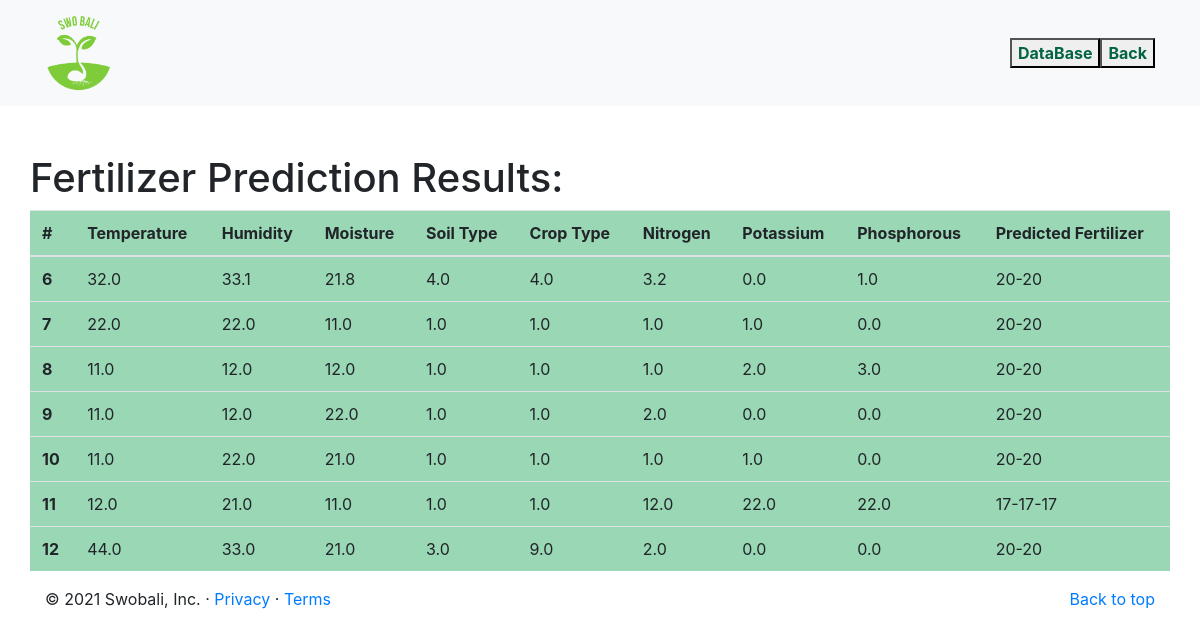
Page /fertilizer/fertilizer/results/ on the earlier database version.
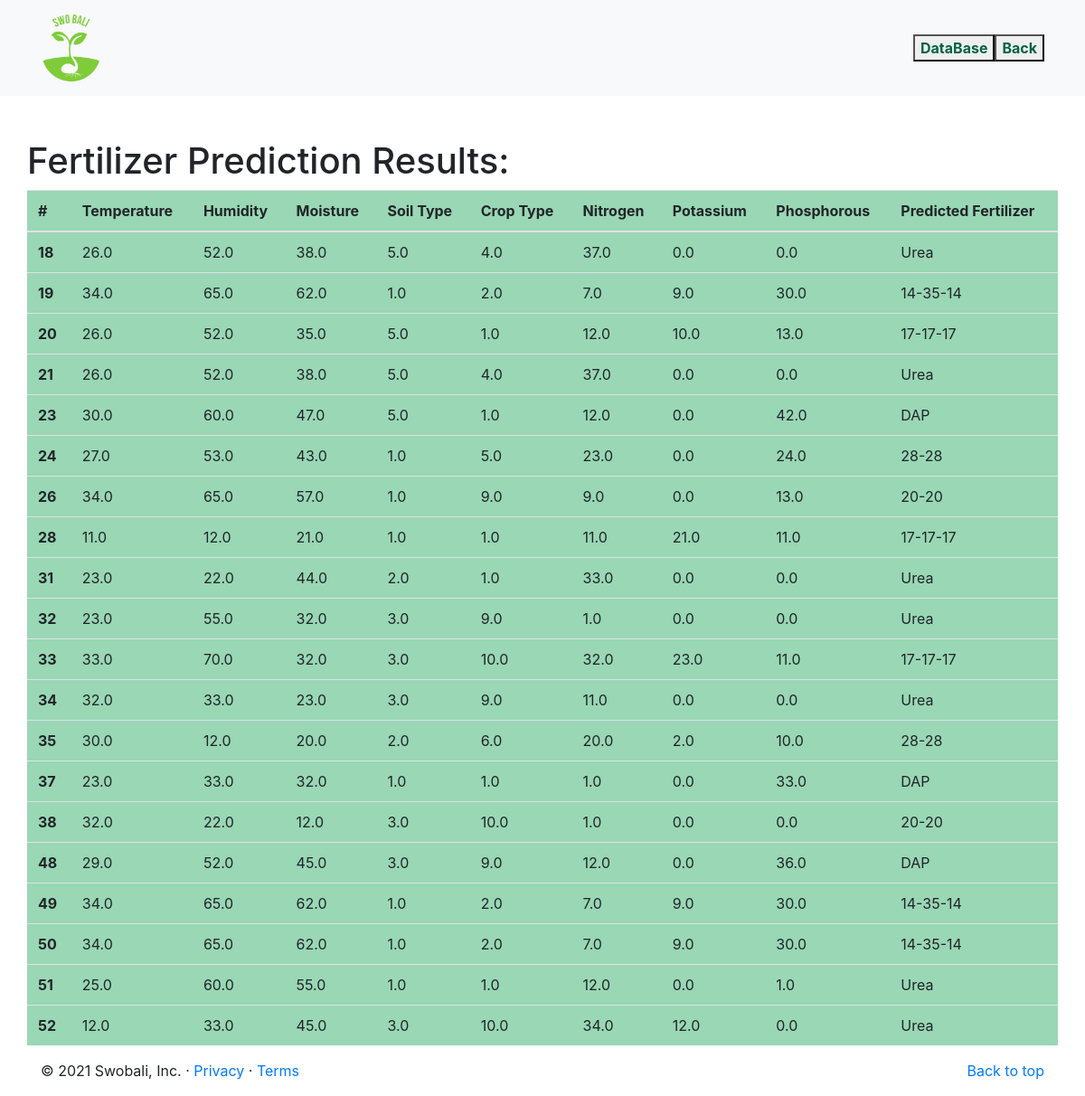
Same page on the later database version.
### fertilizer/models.py (models this page shows, shortened)
class FreResults(models.Model):
    Temperature=models.FloatField(blank=True)
    Humidity =models.FloatField(blank=True)
    Moisture = models.FloatField(blank=True)
    Stype =models.FloatField(blank=True)
    Ctype = models.FloatField(blank=True)
    Nitrogen = models.FloatField(blank=True)
    Potassium = models.FloatField(blank=True)
    Phosphorous= models.FloatField(blank=True)
    classification = models.CharField(max_length =100)

### fertilizer/views.py (the view)
# urls.py: path('fertilizer/results/',view_results,name='results'),
def view_results(request):
    data={"dataset": FreResults.objects.all()}
    return render(request,'fertilizer/result.html',data)

### templates/fertilizer/result.html
{% extends "master/base.html" %}
{% block main %}
    <div class="container pt-5">
        <div class="row">
        <h1> Fertilizer Prediction Results:</h1>
            <table class="table" style="background-color:#99d7b5">
                <thead>
                <tr>
                <th scope="col">#</th>
                      <th scope="col">Temperature</th>
                <th scope="col">Humidity</th>
                <th scope="col">Moisture</th>
                    <th scope="col">Soil Type</th>
                <th scope="col">Crop Type</th>
                <th scope="col">Nitrogen</th>
                <th scope="col">Potassium</th>
                <th scope="col">Phosphorous</th>
                <th scope="col">Predicted Fertilizer</th>
                </tr>
                </thead>
                <tbody>
                {% for data in dataset %}
                    <tr>
                    <th scope="row">{{ data.id }}</th>
                    <td>{{ data.Temperature }}</td>
                    <td>{{ data.Humidity }}</td>
                    <td>{{ data.Moisture }}</td>
                    <td>{{ data.Stype }}</td>
                    <td>{{ data.Ctype }}</td>
                    <td>{{ data.Nitrogen }}</td>
                    <td>{{ data.Potassium }}</td>
                    <td>{{ data.Phosphorous }}</td>
                        <td>{{ data.classification }}</td>
                    </tr>
                {% endfor %}
                </tbody>
            </table>
        </div>
    </div>
{% endblock %}

### templates/master/base.html (shortened to what this page needs)
{% load static %}
<html>
<html lang="en">
    <head>
    <link rel="stylesheet" href="https://stackpath.bootstrapcdn.com/bootstrap/4.4.1/css/bootstrap.min.css">
    </head>
    <body>
    <nav class="navbar navbar-expand-lg navbar-dark bg-light">
        <div class="collapse navbar-collapse" id="navbarSupportedContent">
              <div class="container">
                <div class="navbar-header">
                    <a class="navbar-brand" href="index.html"><img src="{% static 'images/swobalilogo.png' %}" class="logo" alt="" height="80px" width="auto"></a>
                </div>
            <ul class="nav navbar-nav navbar-right">
                <li >
                    <button type="submit">
                    <a href="fertilizer/results" style="color:#026440;" ><b>DataBase</b></a>
                        </button>
                </li>
                <li>
                     <button type="submit">
                    <a href=" {% url 'user-name' %}" style="color:#026440;"><b>Back</b></a>
                     </button>
                </li>
            </ul>
        </div>
        </div>
    </nav>
    {% block main %}
    {% endblock %}
    <footer class="container">
    <p class="float-right" >
        <a href="#">Back to top</a>
        </p>
    <p>© 2021 Swobali, Inc. · <a href="#">Privacy</a> · <a href="#">Terms</a></p>
  </footer>
    </body>
</html>

Differences in the rows shown:
removed FreResults: id "6", Temperature "32.0", Humidity "33.1", Moisture "21.8", Stype "4.0", Ctype "4.0", Nitrogen "3.2", Potassium "0.0", Phosphorous "1.0", classification "20-20"
removed FreResults: id "7", Temperature "22.0", Humidity "22.0", Moisture "11.0", Stype "1.0", Ctype "1.0", Nitrogen "1.0", Potassium "1.0", Phosphorous "0.0", classification "20-20"
removed FreResults: id "8", Temperature "11.0", Humidity "12.0", Moisture "12.0", Stype "1.0", Ctype "1.0", Nitrogen "1.0", Potassium "2.0", Phosphorous "3.0", classification "20-20"
removed FreResults: id "9", Temperature "11.0", Humidity "12.0", Moisture "22.0", Stype "1.0", Ctype "1.0", Nitrogen "2.0", Potassium "0.0", Phosphorous "0.0", classification "20-20"
removed FreResults: id "10", Temperature "11.0", Humidity "22.0", Moisture "21.0", Stype "1.0", Ctype "1.0", Nitrogen "1.0", Potassium "1.0", Phosphorous "0.0", classification "20-20"
removed FreResults: id "11", Temperature "12.0", Humidity "21.0", Moisture "11.0", Stype "1.0", Ctype "1.0", Nitrogen "12.0", Potassium "22.0", Phosphorous "22.0", classification "17-17-17"
removed FreResults: id "12", Temperature "44.0", Humidity "33.0", Moisture "21.0", Stype "3.0", Ctype "9.0", Nitrogen "2.0", Potassium "0.0", Phosphorous "0.0", classification "20-20"
added FreResults: id "18", Temperature "26.0", Humidity "52.0", Moisture "38.0", Stype "5.0", Ctype "4.0", Nitrogen "37.0", Potassium "0.0", Phosphorous "0.0", classification "Urea"
added FreResults: id "19", Temperature "34.0", Humidity "65.0", Moisture "62.0", Stype "1.0", Ctype "2.0", Nitrogen "7.0", Potassium "9.0", Phosphorous "30.0", classification "14-35-14"
added FreResults: id "20", Temperature "26.0", Humidity "52.0", Moisture "35.0", Stype "5.0", Ctype "1.0", Nitrogen "12.0", Potassium "10.0", Phosphorous "13.0", classification "17-17-17"
added FreResults: id "21", Temperature "26.0", Humidity "52.0", Moisture "38.0", Stype "5.0", Ctype "4.0", Nitrogen "37.0", Potassium "0.0", Phosphorous "0.0", classification "Urea"
added FreResults: id "23", Temperature "30.0", Humidity "60.0", Moisture "47.0", Stype "5.0", Ctype "1.0", Nitrogen "12.0", Potassium "0.0", Phosphorous "42.0", classification "DAP"
added FreResults: id "24", Temperature "27.0", Humidity "53.0", Moisture "43.0", Stype "1.0", Ctype "5.0", Nitrogen "23.0", Potassium "0.0", Phosphorous "24.0", classification "28-28"
added FreResults: id "26", Temperature "34.0", Humidity "65.0", Moisture "57.0", Stype "1.0", Ctype "9.0", Nitrogen "9.0", Potassium "0.0", Phosphorous "13.0", classification "20-20"
added FreResults: id "28", Temperature "11.0", Humidity "12.0", Moisture "21.0", Stype "1.0", Ctype "1.0", Nitrogen "11.0", Potassium "21.0", Phosphorous "11.0", classification "17-17-17"
added FreResults: id "31", Temperature "23.0", Humidity "22.0", Moisture "44.0", Stype "2.0", Ctype "1.0", Nitrogen "33.0", Potassium "0.0", Phosphorous "0.0", classification "Urea"
added FreResults: id "32", Temperature "23.0", Humidity "55.0", Moisture "32.0", Stype "3.0", Ctype "9.0", Nitrogen "1.0", Potassium "0.0", Phosphorous "0.0", classification "Urea"
added FreResults: id "33", Temperature "33.0", Humidity "70.0", Moisture "32.0", Stype "3.0", Ctype "10.0", Nitrogen "32.0", Potassium "23.0", Phosphorous "11.0", classification "17-17-17"
added FreResults: id "34", Temperature "32.0", Humidity "33.0", Moisture "23.0", Stype "3.0", Ctype "9.0", Nitrogen "11.0", Potassium "0.0", Phosphorous "0.0", classification "Urea"
added FreResults: id "35", Temperature "30.0", Humidity "12.0", Moisture "20.0", Stype "2.0", Ctype "6.0", Nitrogen "20.0", Potassium "2.0", Phosphorous "10.0", classification "28-28"
added FreResults: id "37", Temperature "23.0", Humidity "33.0", Moisture "32.0", Stype "1.0", Ctype "1.0", Nitrogen "1.0", Potassium "0.0", Phosphorous "33.0", classification "DAP"
added FreResults: id "38", Temperature "32.0", Humidity "22.0", Moisture "12.0", Stype "3.0", Ctype "10.0", Nitrogen "1.0", Potassium "0.0", Phosphorous "0.0", classification "20-20"
added FreResults: id "48", Temperature "29.0", Humidity "52.0", Moisture "45.0", Stype "3.0", Ctype "9.0", Nitrogen "12.0", Potassium "0.0", Phosphorous "36.0", classification "DAP"
added FreResults: id "49", Temperature "34.0", Humidity "65.0", Moisture "62.0", Stype "1.0", Ctype "2.0", Nitrogen "7.0", Potassium "9.0", Phosphorous "30.0", classification "14-35-14"
added FreResults: id "50", Temperature "34.0", Humidity "65.0", Moisture "62.0", Stype "1.0", Ctype "2.0", Nitrogen "7.0", Potassium "9.0", Phosphorous "30.0", classification "14-35-14"
added FreResults: id "51", Temperature "25.0", Humidity "60.0", Moisture "55.0", Stype "1.0", Ctype "1.0", Nitrogen "12.0", Potassium "0.0", Phosphorous "1.0", classification "Urea"
added FreResults: id "52", Temperature "12.0", Humidity "33.0", Moisture "45.0", Stype "3.0", Ctype "10.0", Nitrogen "34.0", Potassium "12.0", Phosphorous "0.0", classification "Urea"
